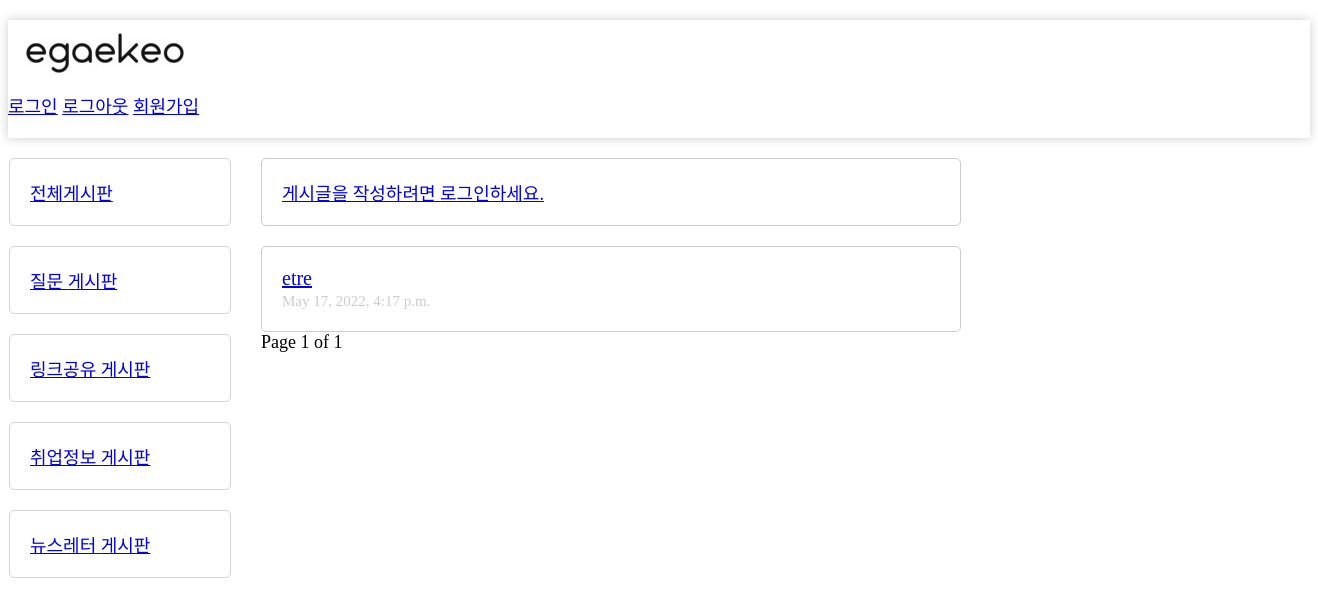
Before: / with the older database file.
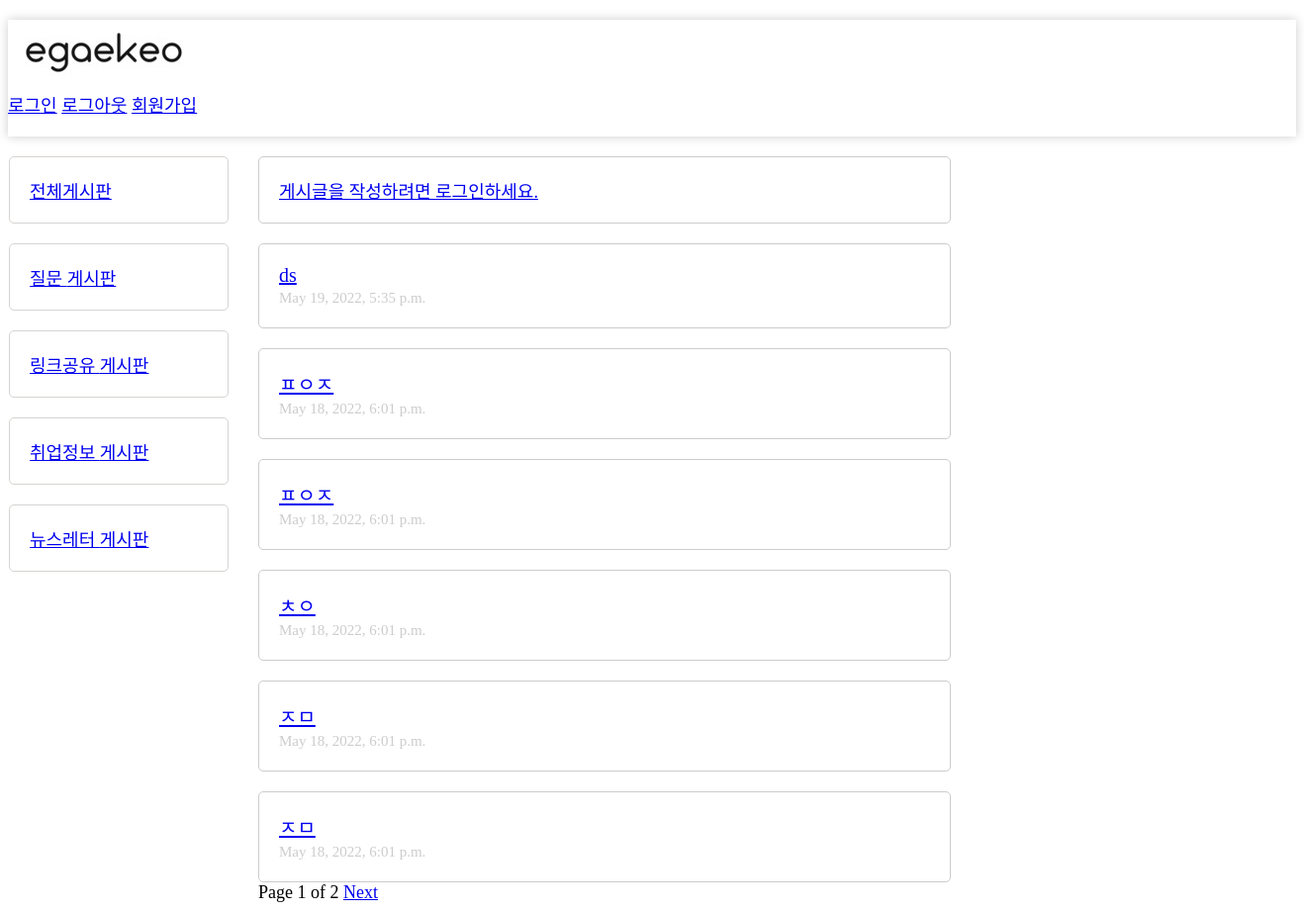
After: the same page with the newer database file.
### main/models.py (models this page shows, shortened)
class Category(models.Model):
    name = models.CharField(max_length=255)
    class Meta:
        verbose_name = "Category"
        verbose_name_plural = "Categories"

class Post(models.Model):
    user = models.ForeignKey(settings.AUTH_USER_MODEL,
                             on_delete=models.CASCADE, default="", null=True)
    category = models.ForeignKey(
        Category, on_delete=models.CASCADE, default="", null=True)
    like_users = models.ManyToManyField(
        settings.AUTH_USER_MODEL, related_name='like_post')
    title = models.CharField(max_length=100)
    upload_time = models.DateTimeField(default=timezone.now)
    contents = models.TextField()

### main/views.py (the view)
# urls.py: path('', views.index, name="index"),
def index(request):
    cate_list = Category.objects.all()
    post_list = Post.objects.order_by('-upload_time')
    paginator = Paginator(post_list, 6)
    page_number = request.GET.get('page')
    page_obj = paginator.get_page(page_number)
    return render(request, 'index.html', {'page_obj': page_obj, 'cate_list': cate_list})

### main/templates/index.html
{%extends 'base1.html'%}
{%block content%}
    <div class="post_in_rank">
        {%for post in page_obj %}
            <li class="post_detail"><a class="post_title" href="{%url 'detail' pk=post.id %}">{{post.title}}</a>
            </br><span class="upload_time">{{post.upload_time}}</span></li>
        {%endfor%}
    </div>
{%endblock%}

### main/templates/base1.html (shortened to what this page needs)
<!DOCTYPE html>
<html lang="en">
<head>
    {%load static%}
    <link rel = "stylesheet" href="{%static '/css/style.css'%}">
</head>
<body>
    <header>
        <div class="logo"><img src="/static/images/logo.png"></div>
        <div class="login">
            <a href="{%url 'common:login'%}">로그인</a>
            <a href="{%url 'common:logout'%}">로그아웃</a>
            <a href="{%url 'common:signup'%}">회원가입</a>
        </div>
    </header>
    <div class="main">
        <div class="nav">
            <li class="board-1"><a href="{%url 'index'%}">전체게시판</a></li>
            {%for item in cate_list%}
            <li class="board-1"><a href="{%url 'category_index' item.name%}">{{item.name}} 게시판</a></li>
            {%endfor%}
        </div>
        <div class="post">
            <div class="post_new">
                {%if request.user.is_authenticated%}
                    <a href="{%url 'create'%}">게시글 작성</a>
                {%else%}
                    <a href="{%url 'common:login'%}">게시글을 작성하려면 로그인하세요.</a>
                {%endif%}
            </div>
            {%block content%}
            {%endblock%}
            <div>
                Page {{page_obj.number}} of {{page_obj.paginator.num_pages}}
                {%if page_obj.has_next%}
                    <a href="?page={{page_obj.number|add:+1}}">Next</a>
                {%endif%}
            </div>
        </div>
    </div>
</body>
</html>

Changed rows visible on the page:
no longer on this page (row unchanged): Post: title "etre", upload_time "May 17, 2022, 4:17 p.m."
added Post: title "ds", upload_time "May 19, 2022, 5:35 p.m."
added Post: title "ㅍㅇㅈ", upload_time "May 18, 2022, 6:01 p.m."
added Post: title "ㅍㅇㅈ", upload_time "May 18, 2022, 6:01 p.m."
added Post: title "ㅊㅇ", upload_time "May 18, 2022, 6:01 p.m."
added Post: title "ㅈㅁ", upload_time "May 18, 2022, 6:01 p.m."
added Post: title "ㅈㅁ", upload_time "May 18, 2022, 6:01 p.m."
Other visible differences:
{{ page_obj.paginator.num_pages }}: "1" → "2"
text now shown: "Next"
